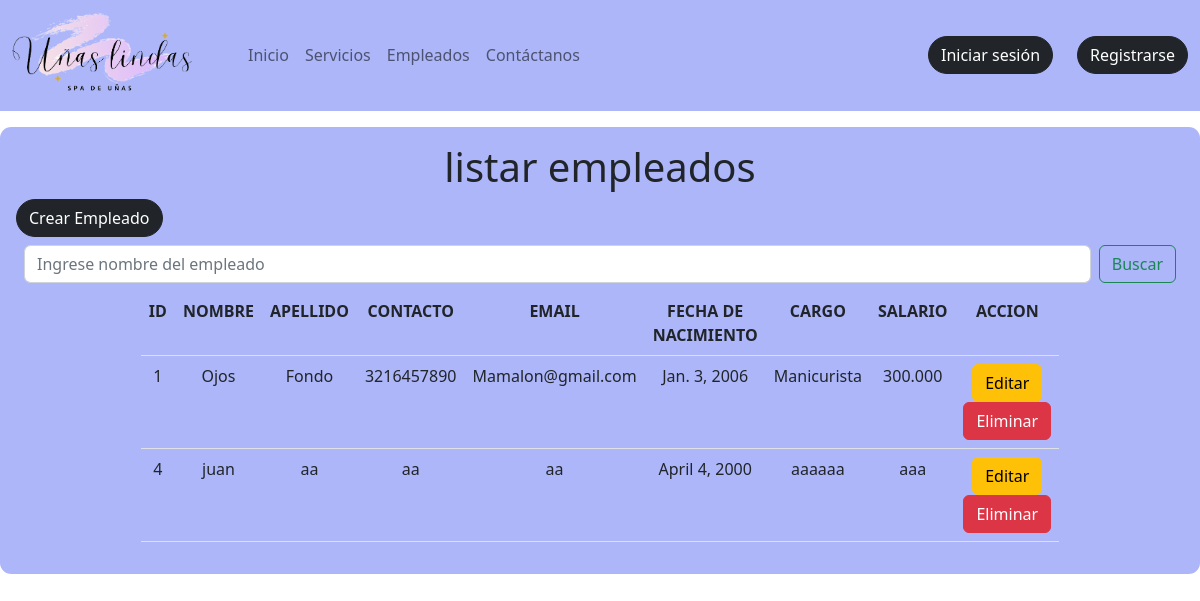
The page /listar_empleado on the database its author committed.
### agenda/models.py (models this page shows, shortened)
class Empleado(models.Model):
    idEmpleado=models.BigAutoField(unique=True, primary_key=True)
    nombre=models.CharField(max_length=50)
    apellido=models.CharField(max_length=50)
    contacto=models.CharField(max_length=50)
    email=models.CharField(max_length=50)
    fechaNacimiento=models.DateField()
    cargo=models.CharField(max_length=50)
    salario=models.CharField(max_length=50)

### agenda/views.py (the view)
# urls.py: path('listar_empleado',listar_empleado,name="listar_empleado"),
def listar_empleado(request):
    result=Empleado.objects.all()
    context={"data":result}
    return render(request, 'agenda/empleados/listar_empleado.html',context)

### agenda/templates/agenda/empleados/listar_empleado.html (shortened to what this page needs)
{% extends 'agenda/base.html' %}
{% load static %}
{% block contenedor %}
<section class="container mt-3 mb-3 p-3" style="background-color: #ACB6F9; max-width: 1400px; border-radius: 0.3cm;">
<h1 class="text-center">listar empleados</h1>
  <a class="btn btn-dark rounded-pill mx-auto" href="{% url 'form_empleado' %}">Crear Empleado</a>
  <form class="d-flex m-2" role="search" method="post" action="{% url 'buscar_empleado' %}">
    <input class="form-control me-2" type="search" placeholder="Ingrese nombre del empleado" aria-label="Search" name="empleado">
    <button class="btn btn-outline-success" type="submit">Buscar</button>
  </form>
  {% if data %}
  <table class="table w-75 mx-auto text-center">
    <tr>
        <th>ID</th>
        <th>NOMBRE</th>
        <th>APELLIDO</th>
        <th>CONTACTO</th>
        <th>EMAIL</th>
        <th>FECHA DE NACIMIENTO</th>
        <th>CARGO</th>
        <th>SALARIO</th>
        <th>ACCION</th>
    </tr>
    {% for i in data %}
    <tr>
        <td>{{i.idEmpleado}}</td>
        <td>{{i.nombre}}</td>
        <td>{{i.apellido}}</td>
        <td>{{i.contacto}}</td>
        <td>{{i.email}}</td>
        <td>{{i.fechaNacimiento}}</td>
        <td>{{i.cargo}}</td>
        <td>{{i.salario}}</td>
        <td>
            <a class="btn btn-warning" href="{% url 'editar_empleado' i.idEmpleado %}">Editar</a>
            <a class="btn btn-danger"  onclick="return confirm('¿Estas seguro de eliminar?')" class="eliminar" href="{% url 'eliminar_empleado' i.idEmpleado %}">Eliminar</a>
        </td>
    </tr>
    {% endfor %}
  </table>
  {% else %}
  no hay registros
  {% endif %}
  </section>
{% endblock %}

### rows shown on the page
Empleado: idEmpleado "1", nombre "Ojos", apellido "Fondo", contacto "3216457890", email "Mamalon@gmail.com", fechaNacimiento "Jan. 3, 2006", cargo "Manicurista", salario "300.000"
Empleado: idEmpleado "4", nombre "juan", apellido "aa", contacto "aa", email "aa", fechaNacimiento "April 4, 2000", cargo "aaaaaa", salario "aaa"
